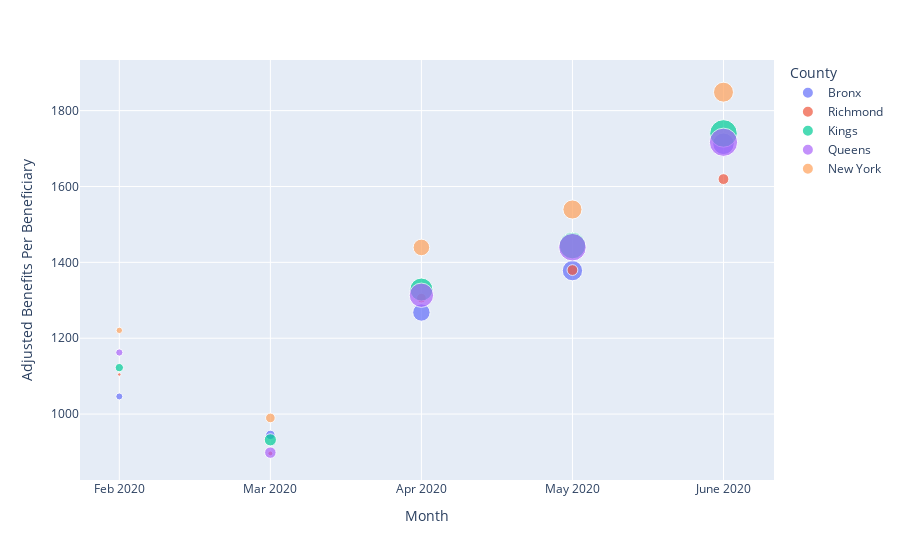

Source (notebook cell):
### Code cell
fig= px.scatter(recession_nyc_2020, x="Month", y="Adjusted Benefits Per Beneficiary", color='County',size='Beneficiaries')
fig.show()

### Figure 1 — Plotly figure (JSON) as saved in the notebook; plotly's stock layout.template omitted (floating-point values rounded to 4 significant figures)
{"data": [{"hovertemplate": "County=Bronx<br>Month=%{x}<br>Adjusted Benefits Per Beneficiary=%{y}<br>Beneficiaries=%{marker.size}<extra></extra>", "legendgroup": "Bronx", "marker": {"color": "#636efa", "size": [15200, 27400, 94900, 129000, 145400], "sizemode": "area", "sizeref": 625.8, "symbol": "circle"}, "mode": "markers", "name": "Bronx", "orientation": "v", "showlegend": true, "type": "scatter", "x": ["Feb 2020", "Mar 2020", "Apr 2020", "May 2020", "June 2020"], "xaxis": "x", "y": [1046.0, 945.2, 1268.0, 1378.0, 1713.0], "yaxis": "y"}, {"hovertemplate": "County=Richmond<br>Month=%{x}<br>Adjusted Benefits Per Beneficiary=%{y}<br>Beneficiaries=%{marker.size}<extra></extra>", "legendgroup": "Richmond", "marker": {"color": "#EF553B", "size": [3700, 7600, 29000, 36300, 36900], "sizemode": "area", "sizeref": 625.8, "symbol": "circle"}, "mode": "markers", "name": "Richmond", "orientation": "v", "showlegend": true, "type": "scatter", "x": ["Feb 2020", "Mar 2020", "Apr 2020", "May 2020", "June 2020"], "xaxis": "x", "y": [1104.0, 896.3, 1306.0, 1380.0, 1620.0], "yaxis": "y"}, {"hovertemplate": "County=Kings<br>Month=%{x}<br>Adjusted Benefits Per Beneficiary=%{y}<br>Beneficiaries=%{marker.size}<extra></extra>", "legendgroup": "Kings", "marker": {"color": "#00cc96", "size": [21300, 46400, 165800, 221100, 237800], "sizemode": "area", "sizeref": 625.8, "symbol": "circle"}, "mode": "markers", "name": "Kings", "orientation": "v", "showlegend": true, "type": "scatter", "x": ["Feb 2020", "Mar 2020", "Apr 2020", "May 2020", "June 2020"], "xaxis": "x", "y": [1122.0, 932.0, 1328.0, 1444.0, 1740.0], "yaxis": "y"}, {"hovertemplate": "County=Queens<br>Month=%{x}<br>Adjusted Benefits Per Beneficiary=%{y}<br>Beneficiaries=%{marker.size}<extra></extra>", "legendgroup": "Queens", "marker": {"color": "#ab63fa", "size": [16300, 41000, 185700, 238100, 250300], "sizemode": "area", "sizeref": 625.8, "symbol": "circle"}, "mode": "markers", "name": "Queens", "orientation": "v", "showlegend": true, "type": "scatter", "x": ["Feb 2020", "Mar 2020", "Apr 2020", "May 2020", "June 2020"], "xaxis": "x", "y": [1162.0, 898.4, 1313.0, 1440.0, 1717.0], "yaxis": "y"}, {"hovertemplate": "County=New York<br>Month=%{x}<br>Adjusted Benefits Per Beneficiary=%{y}<br>Beneficiaries=%{marker.size}<extra></extra>", "legendgroup": "New York", "marker": {"color": "#FFA15A", "size": [12900, 29100, 86000, 113900, 124900], "sizemode": "area", "sizeref": 625.8, "symbol": "circle"}, "mode": "markers", "name": "New York", "orientation": "v", "showlegend": true, "type": "scatter", "x": ["Feb 2020", "Mar 2020", "Apr 2020", "May 2020", "June 2020"], "xaxis": "x", "y": [1221.0, 989.8, 1439.0, 1539.0, 1849.0], "yaxis": "y"}], "layout": {"legend": {"itemsizing": "constant", "title": {"text": "County"}, "tracegroupgap": 0}, "margin": {"t": 60}, "xaxis": {"anchor": "y", "domain": [0, 1], "title": {"text": "Month"}}, "yaxis": {"anchor": "x", "domain": [0, 1], "title": {"text": "Adjusted Benefits Per Beneficiary"}}}}
